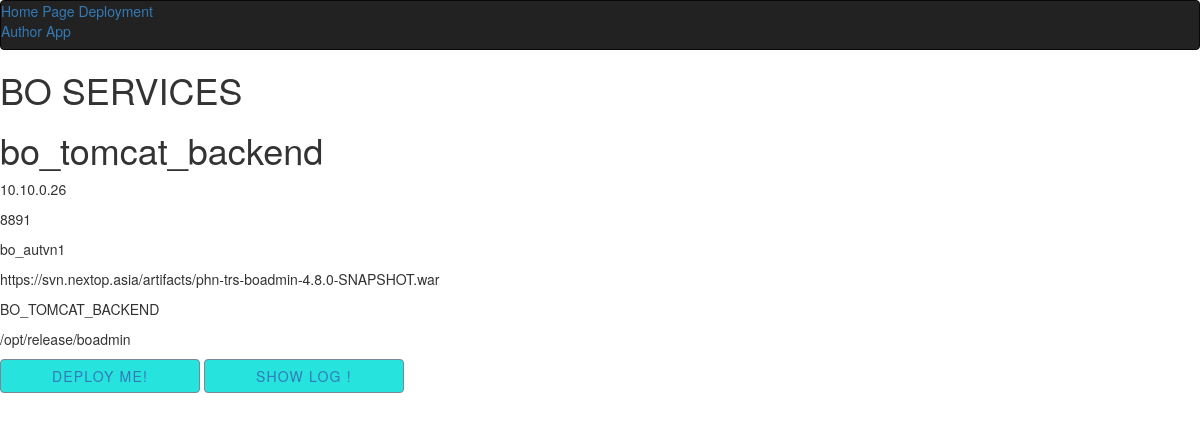
/bo/bo_tomcat_backend/, run on the app's committed database.
### myapp/models.py (models this page shows, shortened)
class Item(models.Model):
    i_name = models.CharField(max_length=30)
    i_host = models.CharField(max_length=30)
    i_service = models.IntegerField()
    i_link_source = models.CharField(max_length=300, blank=True)
    i_subsystem = models.CharField(max_length=50)
    i_processName = models.CharField(max_length=100)
    i_baseDir     = models.CharField(max_length=100)
    cat = models.ForeignKey(Category,on_delete=models.CASCADE)

### myapp/views.py (the view)
# urls.py: url(r"^bo/(?P<name>\w+)/$",views.item_detail_bo,name='bo_item_detail'),
def item_detail_bo(request,name):
    item_detail = Item.objects.get(i_name=name)
    return render(request,'bo_item_detail.html',{'item_detail' : item_detail})

### myapp/templates/bo_item_detail.html (shortened to what this page needs)
{% extends 'base.html' %}
{% block content %}
<h1>BO SERVICES</h1>
    <h1>{{ item_detail.i_name }}</h1>
    <p>{{ item_detail.i_host }}</p>
    <p>{{ item_detail.i_service }}</p>
    <p>{{ item_detail.i_subsystem}}</p>
    <p>{{ item_detail.i_link_source }}</p>
     <p>{{ item_detail.i_processName}}</p>
    <p>{{ item_detail.i_baseDir }}</p>
     <div class="btn btn--border btn--primary btn--animated">
            <a class="btn-draw" href="{% url 'edit_detail_bo' name=item_detail.i_name %}">Deploy Me!</a>
    </div>
    <div class="btn btn--border btn--primary btn--animated">
            <a class="btn-draw" href="{% url 'show_log_bo' name=item_detail.i_name %}">Show log !</a>
    </div>
{% endblock content %}

### myapp/static/css/style.css (style rules this page uses)
* { box-sizing: border-box; }
.btn, button { background: #27e3de; border: none; font-size: 10px; font-size: 1rem; background-color: #27e3de; color: white; letter-spacing: 1.5px; text-transform: uppercase; padding: 14px 21px; padding: 1.4rem 2.1rem; border: 2px solid #27e3de; transition: color 0.1s cubic-bezier(0.16, 0.08, 0.355, 1), background 0.1s cubic-bezier(0.16, 0.08, 0.355, 1); display: inline-block; cursor: pointer; width: 100%; min-width: 200px; min-width: 20rem; outline: none; vertical-align: middle; text-align: center; position: relative; overflow: hidden; }
@media (min-width: 400px) { .btn, button { width: auto; } }
@media (min-width: 800px) { .btn, button { font-size: 1.1rem; padding: 1.6rem 2.8rem; } }
body { position: relative; font-family: sans-serif; font-size: 14px; }
.btn { position: relative; display: inline-block; letter-spacing: 1.2px; padding: 12px 32px; text-align: center; text-transform: uppercase; overflow: hidden; z-index: 1; cursor: pointer; }
.btn--primary { color: lightslategray; }
.btn--border { border-width: 1px; border-style: solid; border-radius: 10px; box-sizing: border-box; }
.btn--animated { transition-property: color; transition-duration: 0.5s; }
.btn--animated.btn--border.btn--primary { border: 1px solid lightslategray; }
.btn--animated:before { content: ""; position: absolute; top: 0; left: 0; right: 0; bottom: 0; background: lightslategray; transform: scaleX(0); transform-origin: 0 50%; transition-property: transform; transition-duration: 0.5s; transition-timing-function: ease-out; z-index: -1; }

### data on the page
Item: i_name "bo_tomcat_backend", i_host "10.10.0.26", i_service "8891", i_subsystem "bo_autvn1", i_link_source "https://svn.nextop.asia/artifacts/phn-trs-boadmin-4.8.0-SNAPSHOT.war", i_processName "BO_TOMCAT_BACKEND", i_baseDir "/opt/release/boadmin"
